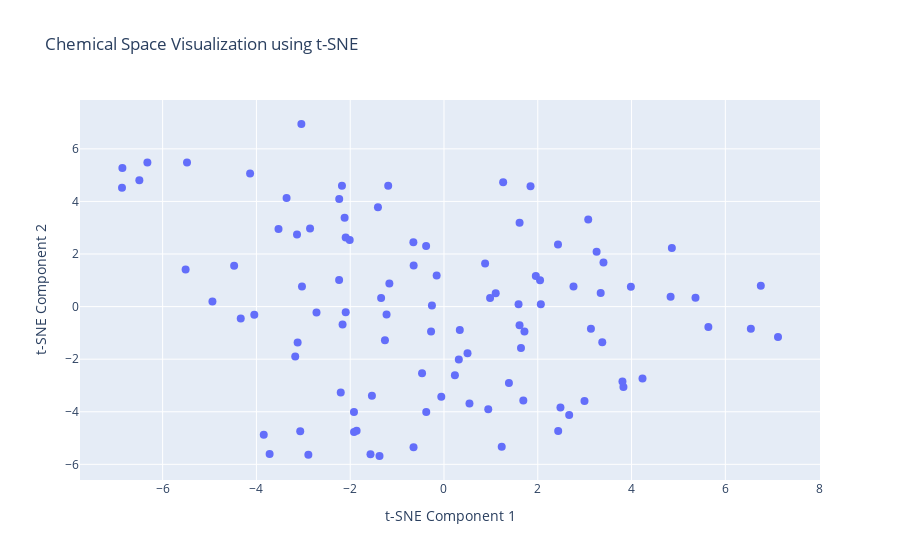

Notebook code for this chart:
### Code cell
# 8. Visualize with t-SNE (can sometimes give better cluster separation)
if 'scaled_features' in locals() and scaled_features.shape[0] > 1: # t-SNE needs more than 1 sample
    # Adjust perplexity based on your dataset size, typically 5-50
    perplexity_value = min(30, scaled_features.shape[0] - 1)
    if perplexity_value > 0:
        tsne = TSNE(n_components=2, random_state=42, perplexity=perplexity_value, max_iter=300, init='pca') # Added init='pca' for stability
        tsne_results = tsne.fit_transform(scaled_features) # or scaled_features_mordred

        tsne_df = pd.DataFrame(data=tsne_results,
                               columns=['t-SNE Component 1', 't-SNE Component 2'])
        tsne_df.index = molecule_names

        fig_tsne = plot_scatter_plotly_2d(
            df=tsne_df,
            x_col='t-SNE Component 1',
            y_col='t-SNE Component 2',
            text_col_data=tsne_df.index,
            title='Chemical Space Visualization using t-SNE',
            labels_dict={
                't-SNE Component 1': 't-SNE Component 1',
                't-SNE Component 2': 't-SNE Component 2'
            },
            marker_size=8,
            text_position='top right',
            add_zerolines=False # t-SNE axes don't typically have meaning at zero
        )
        fig_tsne.show()
    else:
        print("Skipping t-SNE: Not enough samples for the chosen perplexity.")
        tsne_df = None # Ensure tsne_df is defined if t-SNE is skipped
else:
    print("Skipping t-SNE: Not enough samples or scaled_features not available.")
    tsne_df = None # Ensure tsne_df is defined if t-SNE is skipped

### Figure 1 — Plotly figure (JSON) as saved in the notebook; plotly's stock layout.template omitted (floating-point values rounded to 4 significant figures)
{"data": [{"hovertemplate": "%{hovertext}<extra></extra>", "hovertext": ["CCC1=NN2C(O)=C(SC2=N1)C(N1CC(C)OC(C)C1)C1=CC=CC(OC)=C1", "CCC1=CC=C(OCC(=O)NC2=CC=C(C)C=C2O)C=C1", "CC1=CN=C(CN2CCN(CC2)C2=NC=CC=C2F)C=N1", "CC(C)C1=NN=C2SCC(=NN12)C1=CC2=CC=CC=C2O1", "CNC1=CC=C2N=C(NC2=N1)C1(C)CC[NH2+]CC1", "COC1=CC(C=CC)=CC=C1OCC(=O)NC1CCC(C1)SC", "CC(N(C)C(=O)NC1=CN=C2N(C)C(=O)N(C)C(=O)C2=C1)C1=CC=CC=C1", "COC1=CC(=CC=C1O)C(C)NC1CC[NH+](C)CC1", "COC(=O)C1CC([NH3+])CN(C1)C(=O)OCC1=CC=CC=C1", "CC1=C(Cl)C=CC=C1NC=C1C(C)=C(C#N)C(=O)N(CC2CCCO2)C1=O", "FC1=CC=C(F)C(CCCC(=O)N2CCCC(C[NH+]3CCCCCC3)C2)=C1", "CC1=CC(=O)NC(NN=CC2=C(Cl)N=C3C=CC=CN3C2=O)=N1", "COCCC(=O)NC(C)CC1=C(Cl)C=CC=C1Cl", "CCC1(CNC(=O)C2=C(N=CS2)C2CC2)CCC1", "CCC(N(C)S(=O)(=O)C1=CC=C(C=C1C)C#N)C1=CC=NC=C1", "OC1=CC=C(C=C2SC(=O)N(CC3=CC=CC=C3C#N)C2=O)C=C1I", "CC(C)C1=NC=C(C2=CC(C)=NO2)C(=N1)C1CCC(CNC(=O)C2=C(C)N=CS2)CC1", "CC1=CC=C(N2C=C(N=N2)C(=S)N2CCOCC2)C(O)=C1", "CC[NH2+]C(C)C1=CC=NC(OC2=CN=CC(Br)=C2)=C1", "BrC1=CC=C(C=N1)C(=O)NCC1=CC=CC2=CC=CC=C12", "CC1=CC(C)=NC(NNS(=O)(=O)C2=CC=C(Cl)C=C2F)=N1", "CCC1=CC=C(C[NH+]2CCCC(C2)N2CCCC2=O)O1", "COC1=CC=CC(Cl)=C1CN(C)C(C)CC#N", "CN(CC1=COC=C1)C1(C[NH3+])CC(C)(C)OC1(C)C", "CC1(C[NH+]=C(N)N1CC1CCCO1)C1=CN=CC=N1", "COC1=C2OC(=CC2=CC=C1)C(=O)C1=C([O-])C(=O)N(C1C1=CC=C(F)C=C1)C1=NOC(C)=C1", "COC1=CC=C(CCC(C)NC(=O)C2=NC=CC=C2C(F)(F)F)C=C1", "CCC([NH2+]CC1=CNC=C1)C1=CC=CC=C1OC(F)F", "COC1=CC=C(NC(=O)NCC2CN3CCCCC3CO2)C=C1F", "ClC1=CC=C(C=NNC(=O)C(=O)NCC2=CC=CC=N2)C=C1", "CCN1C=C(CC(=O)N2CCS(=O)C(C)(C)C2)C2=CC=CC=C12", "FC1=CC=C(CN2CCN(CC(=O)NCC3=CC=CS3)C2=O)C(Cl)=C1", "CC1=CC=C(C=C1)C1C2C(=O)CC(CC2=NC2=NC=NN12)C1=CC=CO1", "CCC1=NSC(NC2=CC=C(NC(=O)C3CCCO3)C=C2)=N1", "CCCCNC(=O)CC1=C(C)N2N=C(SC)N=C2N=C1C", "CCC(NNC(=O)C1=CC(OC)=C(OC)C(OC)=C1)=C1C=CC(=O)C=C1", "CCC1=NOC(=N1)C1=CC=C(C[NH3+])C=C1", "C(CSC1=NC=NC2=CC=CC=C12)SC1=CC=CC=C1", "CCC[NH+]1CCC(CC1)N(C)CC1=C(C)N(C2CC2)C(C)=C1", "CCCCOC(=O)C(C)([NH3+])CC", "CC1=CC(F)=CC=C1C(O)C1(C[NH3+])CCOCC1", "CC(O)C1=CC=C(C)C=C1OCC1=NC(=CS1)C(C)(C)C", "COC(=O)C1=CC=C(OC)C=C1OCC(=O)NC1=CC=C(F)C(F)=C1", "CCC[NH+](CCC)CC1=CC=C(O)C(N)=C1", "CCCC1=CC(=NO1)C1CCCN1S(=O)(=O)C1=CC=C(OC)C(OC)=C1", "CCOC1=CC=CC=C1C[NH2+]C(CC)C1=CC=CC=C1", "COC1CCCC1NC(=O)C1=CC=NC=C1C#CCO", "CC1=CC=C(C=C1)C(CNC(=O)N1CCC(C)(C)C1)N1CCOCC1", "O=C(NN=CC1=CNC2=CC=CC=C12)C1=CC(=NC2=CC=CC=C12)C1CC1", "COC1=CC(C)=CC=C1NCC(=O)NCCC1=CC=CC=C1C", "COC1=CC=C(C=C1)N1N=C2CS(=O)(=O)CC2=C1NC(=O)C1=C(C)ON=C1C1=CC=CC=C1Cl", "COC(=O)C1=CC=C(NC(=O)C2CCCC(C)C2)C(O)=C1", "CCOC1=CC=CC=C1C=CC(=O)NCC(C)(O)C1=CC=C(F)C=C1", "COC1=CC=CC(=C1)N1CC(CC1=O)C(=O)NCCNC(=O)C1=CC=CO1", "CN1N=C(C)C(=C1NC1CCOC1C1=CC=C(Cl)C=C1)[N+]([O-])=O", "COC(=O)CC(C)(C[NH3+])C1=CC(F)=C(C)C=C1F", "FC1=CC=CC(F)=C1C=CC(=O)NNC(=O)CN1N=NC(=N1)C1=CC=CC=C1", "[O-][N+](=O)C1=CC=C(NN=C(C2=CC=CC=C2)C2=CC=NC=C2)C(=C1)[N+]([O-])=O", "O=C(CCC1=NC2=CC=CC=C2C(=O)N1)NC1CCC2=CC=CC=C12", "COC1=CC=C(CCNC(=O)C2CN(C2)C(=O)C2=NOC(C)=C2)C=C1OC", "CC1=CC=CC(NC(=O)NC2=CC=C3N=C(NS(C)(=O)=O)SC3=C2)=C1", "OC(C(=O)NC1=CC=CC(CS(=O)C2=CC=CC=C2)=C1)C1=CC=CC=C1", "CN(C1CCN(CC1)C1=CC=[NH+]C2=CC(F)=CC=C12)C(C)=O", "CC1CN(CC1C)C(=O)NCC1CCC(O1)C([O-])=O", "FC(F)(F)C1=NN=C(SCC(=O)NC2=CC=CC=C2C#N)N1CC=C", "COC(=O)C1=CC=CC(CCNC(=O)NC2=CC(F)=CC=C2C)=C1", "CCN(CC1=CC=CC(NC(=O)C2CC(C)OC(C)C2)=C1)C(C)=O", "COC(=O)C1=C(C)NC(C(=O)NCC(N(C)C)C2=C(F)C=CC=C2Cl)=C1C", "COC(=O)C1=CC=C(C=C1)C1C2C(ON1C1=CC=CC=C1)C(=O)N(C2=O)C1=CC=C(OC)C=C1", "COCC1=CC(C)=NC(OCC(=O)NN=CC2=CC=CC(F)=C2)=C1C#N", "CC1=C(N=C(NC(=O)C2CCC(=O)O2)S1)C1=CC=C(C)C=C1", "CC1=CC=C(C[NH2+]C(C)(C)CO)C(C)=C1", "FC1=CC=CC=C1OCCCNC1=NN=NN1C1=CC=CC=C1", "CCC(CC)OC1=CC=C(C=C1)C1(C)NC(=O)NC1=O", "CCC(CC)N(C)CC1=C(F)C=CC=C1[N+]([O-])=O", "O=C(CC1CCCCO1)NCCCCC#N", "CC1=CC=C(C=C1)C1=NNC=C1CN1CCC(C1)[NH+]1CCCC1", "CN(CC(O)CN1CCOCC1)CC1=NOC(=N1)C(C)(C)C", "CN(CC1=NN=C(C)N1C)C(=O)NCC1=CC=C(F)C(Cl)=C1", "ClC1=CC=CN=C1NNC(=O)C1=CC=C(OC2CCC2)C=C1Cl", "COC1=CC=C(CN2CCN(CC2)S(=O)(=O)C2=CC=CC=C2)C=C1Br", "COC1=CC=CC2=C1OC1=CC=CC=C1N=C2N1CCN(C(C)C1)C(=O)C1=C(F)C=CC=C1F", "CCCC1=CC=C(C=C1)C(=O)NC(CO)CC1=CNC2=CC=CC=C12", "CC1CSC(SCC2=C(F)C=CC=C2[N+]([O-])=O)=N1", "FC(F)(F)C1=CC=C(CCNC(=O)NCC2=CC=C(N=C2)N2C=CN=C2)C=C1", "CC1=CC2=C(N3CCC(CC3)C(=O)N3CCCC3)C(=CN=C2C=C1)C#N", "CC(C)CN1N=C(C)C(CCC(=O)N2CCCCCC2C2=CC=CN2C)=C1C", "COCCNS(=O)(=O)C1=CC=CC(=C1)C(=O)N(C)C1CCCC(C)C1", "[O-]C(=O)C1C[NH+](CC1C1CC1)C1CCN(CC1)C(=O)C1=CC=CC=C1", "CNC(=O)C1=CC=CC=C1NC(=O)CN(C)C(=O)C1=CC=CS1", "COC1=CC(CNC(=O)C2=C(Br)C=CO2)=CC=N1", "O=C(NCC1OCCN1S(=O)(=O)C1=CC=CS1)C(=O)NCC1=CC=NC=C1", "CC(N1C(CCNC(=O)C2=CC=CC=C2Cl)=NC2=CC=CC=C12)C(C)=O", "CCCCN(C)C(=O)CC1=CC=CC2=CC=CC=C12", "CCC[NH2+]C(CC#CC)C1(CCCCCC1)N(C)C", "ClC1=CC=C(C=C1)C(=O)C[NH+]1CCC(CC1)C1=NN=C(O1)C1=CC=CO1", "O=C(CC1OCCC2=CC=CC=C12)NNC(=O)CC1=CC=NC=C1", "CC([NH2+]CC1=C(C)N(CC2=CC=C(C)C=C2)N=C1C)C1=CC=C(Cl)C=C1", "CC(=O)C1=NC2=CC=CC=C2N1CC1CCCCN1C(=O)OCC1=CC=CC=C1", "CC1=CC(C=NNC(=O)C(=O)NC2=CC=C(Cl)C(Cl)=C2)=C(C)N1C1=CC=CC(Cl)=C1"], "legendgroup": "", "marker": {"color": "#636efa", "size": 8, "symbol": "circle"}, "mode": "markers", "name": "", "orientation": "v", "showlegend": false, "type": "scatter", "x": [-5.48, -0.2755, 2.997, 3.827, 4.833, -2.096, 3.986, 5.364, 1.103, 3.401, -3.172, 5.638, -1.864, -0.3785, -3.029, 1.846, -6.325, 3.376, -0.4678, 1.692, 2.065, 0.5434, -1.375, 0.2327, -5.51, -6.497, -2.163, -2.202, 1.958, 1.59, 2.484, -2.719, 4.234, 2.762, -3.135, -1.408, 0.8767, 1.231, -1.537, -3.719, 1.642, -0.05755, -2.097, 6.757, -3.357, -1.92, 1.716, 1.385, 3.076, -1.225, -6.859, 1.611, -1.341, -1.19, 3.342, -3.066, 6.544, -4.135, 2.431, -2.176, 1.612, -0.6467, 2.67, -4.475, -2.119, -0.2572, -1.259, -0.6528, -6.867, -2.235, 3.134, -3.844, -2.856, 0.3372, -1.568, -2.893, 0.944, -3.529, 0.5019, -0.1563, -4.045, -3.042, -1.165, 2.435, -0.3816, 3.806, -4.335, -2.011, 4.86, 0.9831, 0.316, 7.123, -2.237, -0.6494, -1.918, 3.255, 2.048, -3.121, -4.938, 1.262], "xaxis": "x", "y": [5.48, -0.95, -3.588, -3.056, 0.3722, -0.2106, 0.7585, 0.3342, 0.5089, 1.679, -1.896, -0.7733, -4.721, -4.009, 0.7665, 4.58, 5.481, -1.355, -2.535, -3.572, 0.08961, -3.682, -5.683, -2.614, 1.407, 4.807, -0.6834, -3.268, 1.167, 0.08829, -3.835, -0.2238, -2.739, 0.7649, 2.743, 3.779, 1.639, -5.334, -3.388, -5.602, -1.571, -3.425, 2.628, 0.7961, 4.126, -4.011, -0.9473, -2.909, 3.315, -0.2973, 5.271, -0.7052, 0.3259, 4.595, 0.5146, -4.744, -0.8439, 5.059, 2.361, 4.595, 3.185, 1.564, -4.126, 1.553, 3.38, 0.04226, -1.282, 2.446, 4.518, 4.094, -0.8453, -4.879, 2.97, -0.8944, -5.618, -5.633, -3.907, 2.955, -1.774, 1.184, -0.3143, 6.945, 0.8799, -4.734, 2.307, -2.848, -0.4563, 2.532, 2.233, 0.3297, -2.007, -1.154, 1.012, -5.354, -4.774, 2.09, 0.9996, -1.367, 0.1973, 4.731], "yaxis": "y"}], "layout": {"legend": {"tracegroupgap": 0}, "title": {"text": "Chemical Space Visualization using t-SNE"}, "xaxis": {"anchor": "y", "domain": [0, 1], "title": {"text": "t-SNE Component 1"}, "zeroline": false}, "yaxis": {"anchor": "x", "domain": [0, 1], "title": {"text": "t-SNE Component 2"}, "zeroline": false}}}
